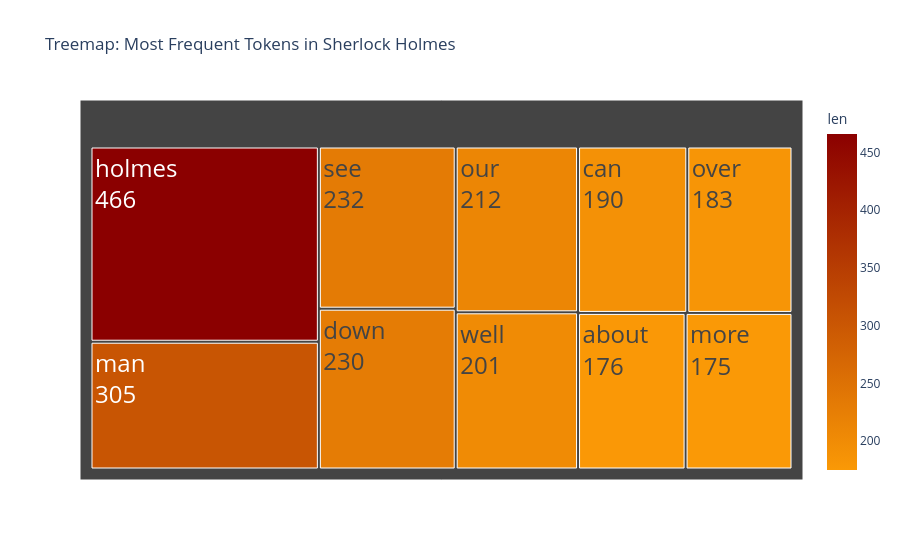

The code cell stored with this chart in its notebook:
### Markdown cell above
## Section 10. Build a "Most Frequent Cleaned Tokens" Bar Chart


This is a Markdown cell.

### Code cell
top_df_pandas = freq_df.head(10).to_pandas()

fig = px.treemap(top_df_pandas, path = ["token"], values = "len", title = "Treemap: Most Frequent Tokens in Sherlock Holmes", color='len', color_continuous_scale=(["#FA9906", '#8B0000']))
fig.update_traces(
    textinfo="label+value",
    textfont_size=24,
    hovertemplate="<b>%{label}</b><br>Count: %{value}<extra></extra>"
    )
fig.show()
fig.write_image("images/word_freq_treemap.png")

### Figure 1 — Plotly figure (JSON) as saved in the notebook; plotly's stock layout.template omitted (floating-point values rounded to 4 significant figures)
{"data": [{"branchvalues": "total", "customdata": [[175.0], [176.0], [183.0], [190.0], [201.0], [212.0], [230.0], [232.0], [305.0], [466.0]], "domain": {"x": [0, 1], "y": [0, 1]}, "hovertemplate": "<b>%{label}</b><br>Count: %{value}<extra></extra>", "ids": ["more", "about", "over", "can", "well", "our", "down", "see", "man", "holmes"], "labels": ["more", "about", "over", "can", "well", "our", "down", "see", "man", "holmes"], "marker": {"coloraxis": "coloraxis", "colors": [175.0, 176.0, 183.0, 190.0, 201.0, 212.0, 230.0, 232.0, 305.0, 466.0]}, "name": "", "parents": ["", "", "", "", "", "", "", "", "", ""], "textfont": {"size": 24}, "textinfo": "label+value", "type": "treemap", "values": [175.0, 176.0, 183.0, 190.0, 201.0, 212.0, 230.0, 232.0, 305.0, 466.0]}], "layout": {"coloraxis": {"colorbar": {"title": {"text": "len"}}, "colorscale": [[0, "#FA9906"], [1, "#8B0000"]]}, "legend": {"tracegroupgap": 0}, "title": {"text": "Treemap: Most Frequent Tokens in Sherlock Holmes"}}}
